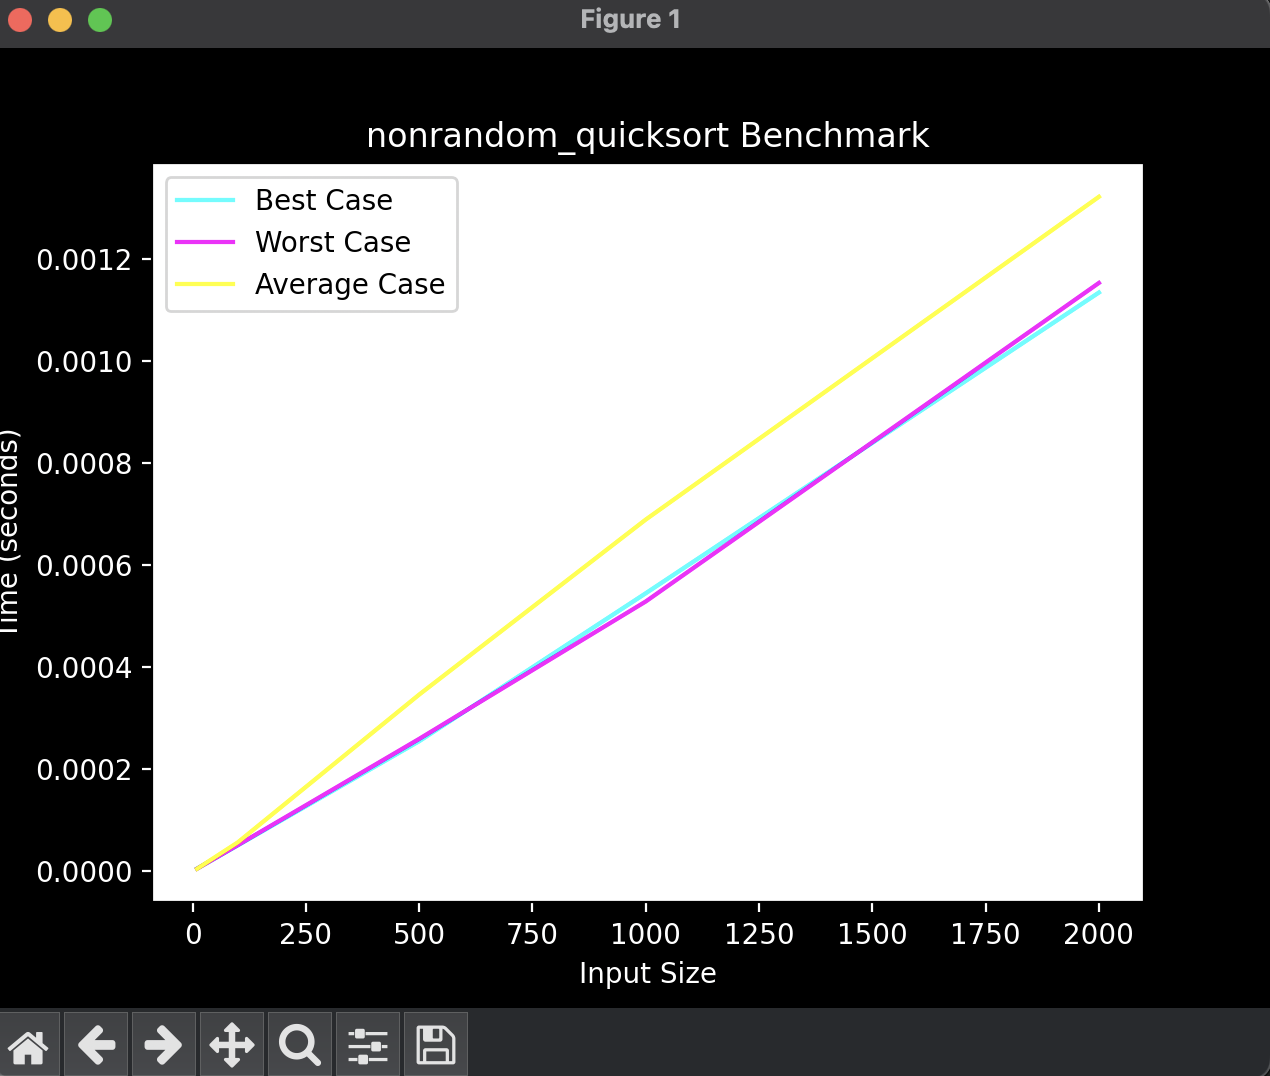

Source code (Python):
import matplotlib.pyplot as matplt
import timeit as t
import random as rand


def nonrandom_quicksort(array):
    if len(array) <= 1:
        return array
    pivot = array[len(array) // 2]
    lesser = [x for x in array if x < pivot]
    equal = [x for x in array if x == pivot]
    greater = [x for x in array if x > pivot]
    return nonrandom_quicksort(lesser) + equal + nonrandom_quicksort(greater)

def bestcase_in(n):
    return list(range(1, n+1))

def worstcase_in(n):
    return list(range(n, 0, -1))

def average_in(n):
    return [rand.randint(1, 1000) for _ in range(n)]

def benchmark(sort_function, input_generator, sizes, repetitions):
    results = []
    for size in sizes:
        input_data = input_generator(size)
        time = t.timeit(lambda: sort_function(input_data.copy()), number=repetitions)
        results.append(time / repetitions)
    return results

sizes = [10, 100, 500, 1000, 2000]
repetitions = 10

bestcase_times = benchmark(nonrandom_quicksort, bestcase_in, sizes, repetitions)
worstcase_times = benchmark(nonrandom_quicksort, worstcase_in, sizes, repetitions)
averagecase_times = benchmark(nonrandom_quicksort, average_in, sizes, repetitions)

matplt.figure(facecolor='black')

matplt.plot(sizes, bestcase_times, label='Best Case', color='cyan')
matplt.plot(sizes, worstcase_times, label='Worst Case', color='magenta')
matplt.plot(sizes, averagecase_times, label='Average Case', color='yellow')

#matplt.gca().invert_yaxis()

matplt.xlabel('Input Size', color='white')
matplt.ylabel('Time (seconds)', color='white')
matplt.title('nonrandom_quicksort Benchmark', color='white')
matplt.legend()

matplt.tick_params(axis='x', colors='white')
matplt.tick_params(axis='y', colors='white')

matplt.show()
